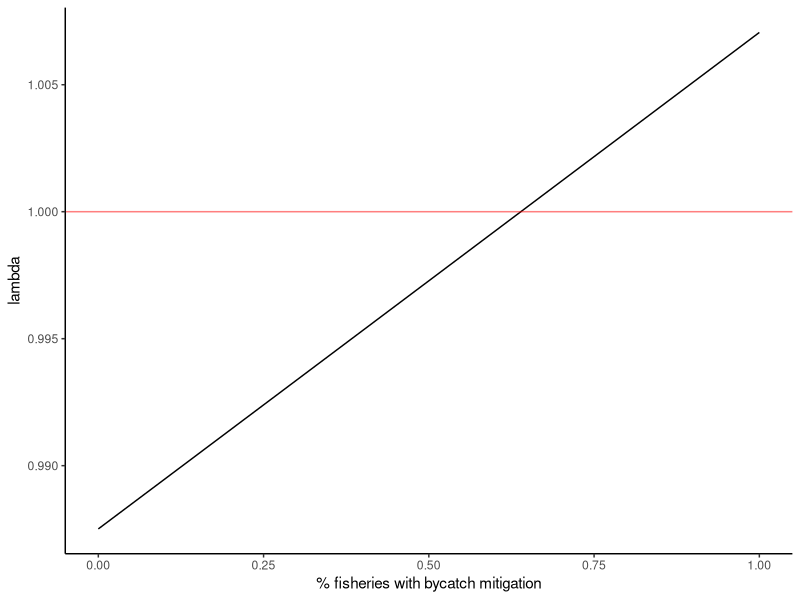
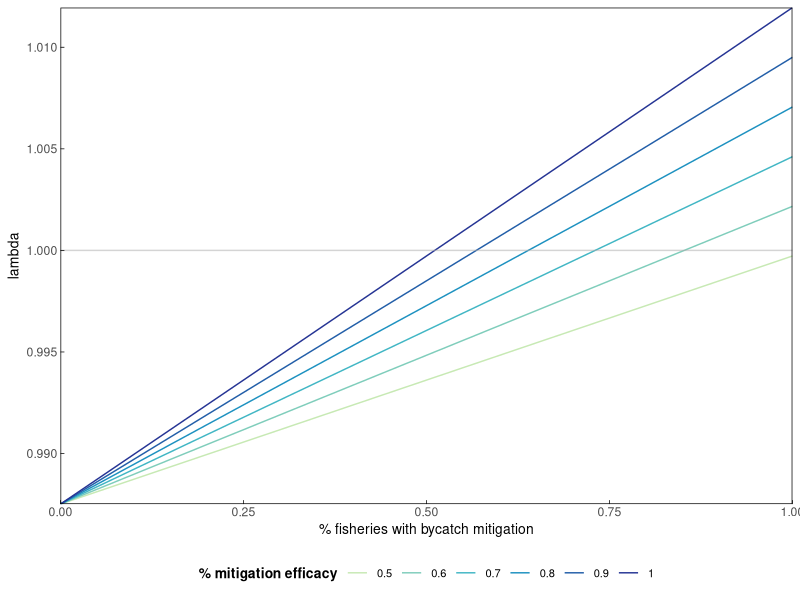
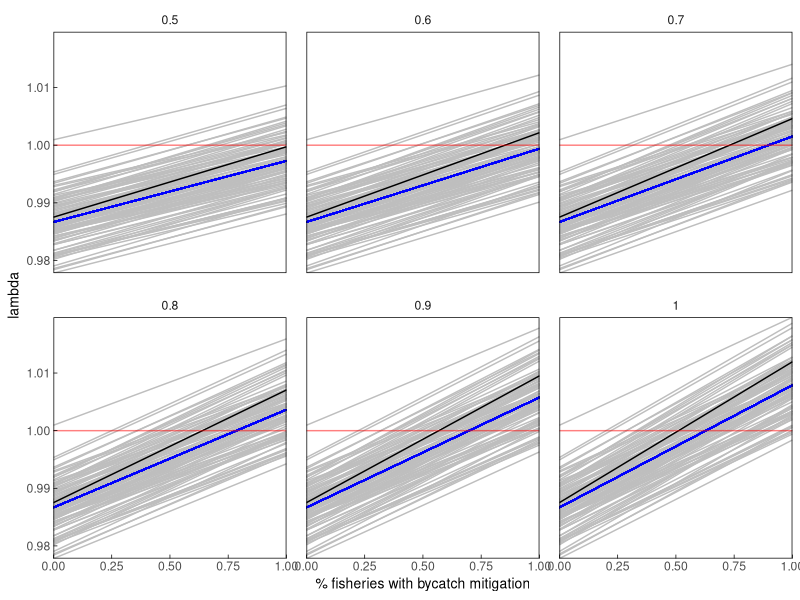

Recreate these plots in R, in order.
## ---- chunk 1
library(here)
library(tidyverse)
library(RColorBrewer)

#set up plotting theme
themeo <-theme_classic()+
  theme(strip.background = element_blank(),
        panel.grid.major = element_line(colour = "transparent"), 
        panel.grid.minor = element_line(colour = "transparent"),
        axis.line = element_blank(),
        axis.title = element_text(color = "black", size = 10),
        axis.ticks.length=unit(-0.1, "cm"),
        axis.ticks = element_line(color = "black", size = .25),
        axis.ticks.x = element_line(color = "black"),
        axis.ticks.y = element_line(color = "black"),
        panel.border = element_rect(colour = "black", fill=NA, size=.5),
        panel.spacing = unit(1, "lines"),
        legend.position = "bottom",
        legend.title = element_text(colour = "black", size = 10, face = "bold"),
        legend.text = element_text(color = "black", size =8)) #default legend position
## ---- chunk 2
#survival rates - drawn from Weimerskirch 1998 & rackete 2021
s_c <- 0.64 #chick+ fledgling survival year 0-1
s_cc <- 0.73 #conditional chick survival (disregarding parental survival) * calculated from other VR, not directly in literature
s_j <- 0.85 #juvenile survival year 1-3
s_i <- 0.92 #immature survival year 3-7
s_s <- 0.94 #subadult survival year 7-10
s_a <- 0.94 #adult survival year 10+
#males show senescence but females don't, so not including it here, though perhaps I should since it impacts breeding success?

#fecundity building blocks
#breeding success - drawn from Weimerskirch 1998 & Rackete 2021
bs_a <- 0.76 #adult breeding success

#breeding probability (biennial breeders) - adult rate drawn from Rackete 2021
bp_a <- 0.45 #adult breeding probability (biennial breeding, most breeding by age 10)

c <- 0.5# # of female chicks per year

#fecundity 
f_a <- bs_a*bp_a*c
## ---- chunk 3
#set up age-based matrix based on vital rates
#Age classes (years)  0-1         1-2    2-3    3-4    4-5    5-6    6-7    7-8        8-9        9-10  10+        
m <- matrix(data = c( 0,          0,    0,      0,     0,     0,     0,     0,         0,         0,     s_a^2*f_a, #0-1 
                      s_cc*s_a^2, 0,    0,      0,     0,     0,     0,     0,         0,         0,     0,         #1-2
                      0,          s_j,  0,      0,     0,     0,     0,     0,         0,         0,     0,         #2-3
                      0,          0,    s_j,    0,     0,     0,     0,     0,         0,         0,     0,         #3-4
                      0,          0,    0,      s_i,   0,     0,     0,     0,         0,         0,     0,         #4-5
                      0,          0,    0,      0,     s_i,   0,     0,     0,         0,         0,     0,         #5-6
                      0,          0,    0,      0,     0,     s_i,   0,     0,         0,         0,     0,         #6-7
                      0,          0,    0,      0,     0,     0,     s_i,   0,         0,         0,     0,         #7-8
                      0,          0,    0,      0,     0,     0,     0,     s_s,       0,         0,     0,         #8-9
                      0,          0,    0,      0,     0,     0,     0,     0,         s_s,       0,     0,         #9-10
                      0,          0,    0,      0,     0,     0,     0,     0,         0,         s_s,   s_a),      #10+
                   nrow = 11, byrow = TRUE) 
m
## ---- chunk 4
#deterministic growth rate (lambda)
#extract eigenvalues and lambda from the matrix 
m_eig <- eigen(m)
lambda <- as.numeric(m_eig$values[1])
lambda # this matches the ideal population growth rate in the table

#Stable state distribution
#extract and scale the right eigenvector 
SSD <- round(as.numeric(m_eig$vectors[,1]/sum(m_eig$vectors[,1])),3)
SSD

#extract reproductive values
RV <- as.numeric(eigen(t(m))$vectors[,1]/eigen(t(m))$vectors[1,1])
RV
## ---- chunk 5
#bycatch mortality rates
# ~25 - 35% of mortality has been attributed to bycatch (Cleeland et al 2021), 
# so I calculated the baseline mortality and divided by 4 (testing 33% now - /3)
m_j <- (1-s_j)/3
m_i <- (1-s_i)/3
m_s <- (1-s_s)/3
m_a <- (1-s_a)/3

mitigation_eff <- 0.8
## ---- chunk 6
bycatch_reductions <- data.frame(reduction = seq(0, 1, by =0.01),
                        lambda = NA)

for(i in 1:nrow(bycatch_reductions)){
  #New_surv = 1-((baseline_bycatch_mort*(1-mit_eff*mit_amount))+baseline_non_bycatch_mort)
  #new_surv = 1-(modified bycatch mortality + baseline non-bycatch mortality)
  n_s_j <- 1-((m_j*(1-(mitigation_eff*bycatch_reductions$reduction[i])))+(m_j*2)) 
  n_s_i <- 1-((m_i*(1-(mitigation_eff*bycatch_reductions$reduction[i])))+(m_i*2))
  n_s_s <- 1-((m_s*(1-(mitigation_eff*bycatch_reductions$reduction[i])))+(m_s*2))
  n_s_a <- 1-((m_a*(1-(mitigation_eff*bycatch_reductions$reduction[i])))+(m_s*2))
  

  #Age classes (years)  0-1         1-2     2-3     3-4     4-5     5-6     6-7     7-8     8-9     9-10    10+        
n_m <- matrix(data = c( 0,          0,      0,      0,      0,      0,      0,      0,      0,      0,      n_s_a^2*f_a,  #0-1 
                      s_cc*s_a^2,   0,      0,      0,      0,      0,      0,      0,      0,      0,      0,            #1-2
                      0,            n_s_j,  0,      0,      0,      0,      0,      0,      0,      0,      0,            #2-3
                      0,            0,      n_s_j,  0,      0,      0,      0,      0,      0,      0,      0,            #3-4
                      0,            0,      0,      n_s_i,  0,      0,      0,      0,      0,      0,      0,            #4-5
                      0,            0,      0,      0,      n_s_i,  0,      0,      0,      0,      0,      0,            #5-6
                      0,            0,      0,      0,      0,      n_s_i,  0,      0,      0,      0,      0,            #6-7
                      0,            0,      0,      0,      0,      0,      n_s_i,  0,      0,      0,      0,            #7-8
                      0,            0,      0,      0,      0,      0,      0,      n_s_s,  0,      0,      0,            #8-9
                      0,            0,      0,      0,      0,      0,      0,      0,      n_s_s,  0,      0,            #9-10
                      0,            0,      0,      0,      0,      0,      0,      0,      0,     n_s_s,   n_s_a),       #10+
                   nrow = 11, byrow = TRUE) 
n_m

#extract eigenvalues and lambda from the matrix 
  n_m_eig <- eigen(n_m)
  lambda_n <- as.numeric(n_m_eig$values[1])
  bycatch_reductions$lambda[i] <- lambda_n 

}
## ---- chunk 7
ggplot(bycatch_reductions)+
  geom_line(aes(x=reduction, y=as.numeric(lambda)))+
  geom_hline(aes(yintercept = 1), color = "red", alpha =0.5)+ 
  # geom_vline(aes(xintercept = 0.66), color = "red", alpha =0.5)+ #illegal vs legal fishing transition
  # geom_vline(aes(xintercept = 0.33), color = "red", alpha =0.5)+ #illegal vs legal fishing transition
  labs(x="% fisheries with bycatch mitigation", y="lambda")+
  theme_classic()
## ---- chunk 8
bycatch_reductions2 <- seq(0, 1, by =0.01)
mitigation_eff_range <- seq(0.5,1, by  = 0.1)
output <- matrix(nrow = length(bycatch_reductions2), ncol = length(mitigation_eff_range)) %>% as.data.frame() 

for(k in 1:length(mitigation_eff_range)){
  mit_eff <- mitigation_eff_range[k]
  
  for(i in 1:length(bycatch_reductions2)){
  
  n_s_j <- 1-((m_j*(1-(mit_eff*bycatch_reductions2[i])))+(m_j*2))
  n_s_i <- 1-((m_i*(1-(mit_eff*bycatch_reductions2[i])))+(m_i*2))
  n_s_s <- 1-((m_s*(1-(mit_eff*bycatch_reductions2[i])))+(m_s*2))
  n_s_a <- 1-((m_a*(1-(mit_eff*bycatch_reductions2[i])))+(m_s*2))
  
  
  
  #Age classes (years)  0-1         1-2     2-3     3-4     4-5     5-6     6-7     7-8     8-9      9-10     10+        
n_m <- matrix(data = c( 0,          0,      0,      0,      0,      0,      0,      0,      0,       0,       n_s_a^2*f_a,  #0-1 
                      s_cc*s_a^2,   0,      0,      0,      0,      0,      0,      0,      0,       0,       0,            #1-2
                      0,            n_s_j,  0,      0,      0,      0,      0,      0,      0,       0,       0,            #2-3
                      0,            0,      n_s_j,  0,      0,      0,      0,      0,      0,       0,       0,            #3-4
                      0,            0,      0,      n_s_i,  0,      0,      0,      0,      0,       0,       0,            #4-5
                      0,            0,      0,      0,      n_s_i,  0,      0,      0,      0,       0,       0,            #5-6
                      0,            0,      0,      0,      0,      n_s_i,  0,      0,      0,       0,       0,            #6-7
                      0,            0,      0,      0,      0,      0,      n_s_i,  0,      0,       0,       0,            #7-8
                      0,            0,      0,      0,      0,      0,      0,      n_s_s,  0,       0,       0,            #8-9
                      0,            0,      0,      0,      0,      0,      0,      0,      n_s_s,   0,       0,            #9-10
                      0,            0,      0,      0,      0,      0,      0,      0,      0,       n_s_s,   n_s_a),       #10+
                   nrow = 11, byrow = TRUE) 
n_m

  #extract eigenvalues and lambda from the matrix 
  n_m_eig <- eigen(n_m)
  lambda_n <- as.numeric(n_m_eig$values[1])
  output[i,k] <- lambda_n 

}
}

## ---- chunk 9
oldnames = c("V1","V2","V3","V4" ,"V5", "V6")
newnames = c("0.5", "0.6", "0.7", "0.8", "0.9", "1")

output<- output %>% 
  rename_with(~ newnames[which(oldnames == .x)], .cols = oldnames)

output$bycatch_reductions <- bycatch_reductions2

output_l <- output %>% 
  pivot_longer(cols = !bycatch_reductions,names_to = "mit_eff", values_to = "lambda")

output_l$mit_eff <- as.numeric(output_l$mit_eff)
## ---- chunk 10
ggplot(output_l)+
  geom_line(aes(x=bycatch_reductions, y=lambda, group = factor(mit_eff), color = factor(mit_eff)))+
   geom_hline(aes(yintercept = 1), color = "darkgrey", alpha =0.5)+ 
  # geom_vline(aes(xintercept = 0.66), color = "red", alpha =0.5)+ #illegal vs legal fishing transition
  # geom_vline(aes(xintercept = 0.33), color = "red", alpha =0.5)+ #illegal vs legal fishing transition
  labs(x="% fisheries with bycatch mitigation", y="lambda", color = "% mitigation efficacy")+
  themeo+
  guides(colour = guide_legend(nrow = 1))+
  coord_cartesian(expand=FALSE)+
  scale_color_manual(values=c("#c7e9b4", "#7fcdbb", "#41b6c4", "#1d91c0", "#225ea8", "#253494"))
## ---- chunk 11

#set mean, CI for each vital rate, use these to pull VR rates within beta distribution
#s_c2
s_c2mean <-0.64
s_c2upper_CI <- 0.65
s_c2lower_CI <- 0.63
  
s_c2SE <- (s_c2upper_CI - s_c2lower_CI) / 3.92

s_c2var <- s_c2SE^2

s_c2alpha = s_c2mean * ((1 - s_c2mean) / s_c2var - 1 / s_c2mean)
s_c2beta = (1 - s_c2mean) * ((1 -s_c2mean) /s_c2var - 1 / (1 - s_c2mean))

#s_cc2
s_cc2mean <-0.73
s_cc2upper_CI <- 0.74
s_cc2lower_CI <- 0.72
  
s_cc2SE <- (s_cc2upper_CI - s_cc2lower_CI) / 3.92

s_cc2var <- s_cc2SE^2

s_cc2alpha = s_cc2mean * ((1 - s_cc2mean) / s_cc2var - 1 / s_cc2mean)
s_cc2beta = (1 - s_cc2mean) * ((1 -s_cc2mean) /s_cc2var - 1 / (1 - s_cc2mean))

#s_j2
#s_j2mean <-0.825
s_j2mean <-0.85
s_j2upper_CI <- 0.85
s_j2lower_CI <- 0.8
  
s_j2SE <- (s_j2upper_CI - s_j2lower_CI) / 3.92

s_j2var <- s_j2SE^2

s_j2alpha = s_j2mean * ((1 - s_j2mean) / s_j2var - 1 / s_j2mean)
s_j2beta = (1 - s_j2mean) * ((1 -s_j2mean) /s_j2var - 1 / (1 - s_j2mean))

# s_i2
 #s_i2mean <-0.925
 s_i2mean <-0.92
 s_i2upper_CI <- 0.94
 s_i2lower_CI <- 0.91
  
 s_i2SE <- ( s_i2upper_CI -  s_i2lower_CI) / 3.92

 s_i2var <-  s_i2SE^2

 s_i2alpha =  s_i2mean * ((1 -  s_i2mean) /  s_i2var - 1 /  s_i2mean)
 s_i2beta = (1 -  s_i2mean) * ((1 - s_i2mean) / s_i2var - 1 / (1 -  s_i2mean))
 
# s_s2
 #s_s2mean <-0.944
 s_s2mean <-0.94
 s_s2upper_CI <- 0.95
 s_s2lower_CI <- 0.94
  
 s_s2SE <- ( s_s2upper_CI -  s_s2lower_CI) / 3.92

 s_s2var <-  s_s2SE^2

 s_s2alpha =  s_s2mean * ((1 -  s_s2mean) /  s_s2var - 1 /  s_s2mean)
 s_s2beta = (1 -  s_s2mean) * ((1 - s_s2mean) / s_s2var - 1 / (1 -  s_s2mean))
 
 # s_a2
 #s_a2mean <-0.945
  s_a2mean <-0.94
 s_a2upper_CI <- 0.95
 s_a2lower_CI <- 0.94
  
 s_a2SE <- ( s_a2upper_CI -  s_a2lower_CI) / 3.92

 s_a2var <-  s_a2SE^2

 s_a2alpha =  s_a2mean * ((1 -  s_a2mean) /  s_a2var - 1 /  s_a2mean)
 s_a2beta = (1 -  s_a2mean) * ((1 - s_a2mean) / s_a2var - 1 / (1 -  s_a2mean))

 
  # bs_a2
 bs_a2mean <-0.76
 bs_a2upper_CI <- 0.8
 bs_a2lower_CI <- 0.68
  
 bs_a2SE <- ( bs_a2upper_CI -  bs_a2lower_CI) / 3.92

 bs_a2var <-  bs_a2SE^2

 bs_a2alpha =  bs_a2mean * ((1 -  bs_a2mean) /  bs_a2var - 1 /  bs_a2mean)
 bs_a2beta = (1 -  bs_a2mean) * ((1 - bs_a2mean) / bs_a2var - 1 / (1 -  bs_a2mean))
 
 
   # bp_a2
 bp_a2mean <-0.45
 bp_a2upper_CI <- 0.7
 bp_a2lower_CI <- 0.4
  
 bp_a2SE <- ( bp_a2upper_CI -  bp_a2lower_CI) / 3.92

 bp_a2var <-  bp_a2SE^2

 bp_a2alpha =  bp_a2mean * ((1 -  bp_a2mean) /  bp_a2var - 1 /  bp_a2mean)
 bp_a2beta = (1 -  bp_a2mean) * ((1 - bp_a2mean) / bp_a2var - 1 / (1 -  bp_a2mean))
 

## ---- chunk 12

full_output <- vector("list", 6)
bycatch_reductions2 <- seq(0, 1, by =0.01)
mitigation_eff_range <- seq(0.5,1, by  = 0.1)
sims = 1:100

set.seed(123)

for(k in 1:length(mitigation_eff_range)){
  mit_eff <- mitigation_eff_range[k]
  
  output2 <- matrix(nrow = length(bycatch_reductions2), ncol = length(sims)) %>% as.data.frame() 
  
for(j in 1:length(sims)){
    
    set.seed(j)
  
    s_c2 <- random_values <- rbeta(n = 1, shape1 = s_c2alpha, shape2 = s_c2beta) #chick+ fledgling survival year 0-1 - 0.64 
    s_cc2 <- random_values <- rbeta(n = 1, shape1 = s_cc2alpha, shape2 = s_cc2beta) # conditional chick+ fledgling survival year 0-1 - 0.64 
    s_j2 <- random_values <- rbeta(n = 1, shape1 = s_j2alpha, shape2 = s_j2beta)#juvenile survival year 1-3 -  0.8 
    s_i2 <- random_values <- rbeta(n = 1, shape1 = s_i2alpha, shape2 = s_i2beta) #immature survival year 3-7 -  0.92
    s_s2 <- random_values <- rbeta(n = 1, shape1 = s_s2alpha, shape2 = s_s2beta) #subadult survival year 7-10 - 0.94
    s_a2 <- random_values <- rbeta(n = 1, shape1 = s_a2alpha, shape2 = s_a2beta) #adult survival year 10+ - 0.94

    bs_a2 <- random_values <- rbeta(n = 1, shape1 = bs_a2alpha, shape2 = bs_a2beta) #adult breeding success - 0.8 
    bp_a2 <- random_values <- rbeta(n = 1, shape1 = bp_a2alpha, shape2 = bp_a2beta)  #adult breeding probablity (biennial breeding, most breeding by age 10) - 0.45
    c2 <- 0.5# # of female chicks per year
    f_a2 <- bp_a2*c2*s_cc2 #fecundity

    
    which1 <- as.numeric(sample(c(3,4), size=1, replace = TRUE))  #select whether to partition mortality into 3 sections (33% = bycatch) or 4 (25%=bycatch)
    m_j2 <- (1-s_j2)/which1 # divide total mortality by 3 or 4 to get bycatch mortality
    o_m_j2 <- m_j2*(which1-1) #multiply bycatch by 1-(3 or 4) to get non-bycatch mortality

    which2 <- as.numeric(sample(c(3,4), size=1, replace = TRUE))
    m_i2 <- (1-s_i2)/which2
    o_m_i2 <- m_i2*(which2-1)

    which3 <- as.numeric(sample(c(3,4), size=1, replace = TRUE))
    m_s2 <- (1-s_s2)/which3
    o_m_s2 <- m_s2*(which3-1)

    which4 <- as.numeric(sample(c(3,4), size=1, replace = TRUE))
    m_a2 <- (1-s_a2)/which4
    o_m_a2 <- m_a2*(which4-1)
    
    
for(i in 1:length(bycatch_reductions2)){
  
  #calculate new survival rates = 1-(bycatch mortality*(1-efficacy of intervention action * proportion of fishery implementing intervention actions))+mortality remainder)
  n_s_j2 <- 1-((m_j2*(1-(mit_eff*bycatch_reductions2[i])))+(o_m_j2))
  n_s_i2 <- 1-((m_i2*(1-(mit_eff*bycatch_reductions2[i])))+(o_m_i2))
  n_s_s2 <- 1-((m_s2*(1-(mit_eff*bycatch_reductions2[i])))+(o_m_s2))
  n_s_a2 <- 1-((m_a2*(1-(mit_eff*bycatch_reductions2[i])))+(o_m_a2))
  
  
  #Age classes (years)  0-1         1-2       2-3      3-4     4-5      5-6      6-7      7-8      8-9      9-10     10+        
n_m2 <- matrix(data = c( 0,          0,       0,       0,      0,       0,       0,       0,       0,       0,       n_s_a2^2*f_a2,  #0-1 
                      s_cc2*s_a2^2,  0,       0,       0,      0,       0,       0,       0,       0,       0,       0,              #1-2
                      0,             n_s_j2,  0,       0,      0,       0,       0,       0,       0,       0,       0,              #2-3
                      0,             0,       n_s_j2,  0,      0,       0,       0,       0,       0,       0,       0,              #3-4
                      0,             0,       0,       n_s_i2, 0,       0,       0,       0,       0,       0,       0,              #4-5
                      0,             0,       0,       0,      n_s_i2,  0,       0,       0,       0,       0,       0,              #5-6
                      0,             0,       0,       0,      0,       n_s_i2,  0,       0,       0,       0,       0,              #6-7
                      0,             0,       0,       0,      0,       0,       n_s_i2,  0,       0,       0,       0,              #7-8
                      0,             0,       0,       0,      0,       0,       0,       n_s_s2,  0,       0,       0,              #8-9
                      0,             0,       0,       0,      0,       0,       0,       0,       n_s_s2,  0,       0,              #9-10
                      0,             0,       0,       0,      0,       0,       0,       0,       0,       n_s_s2,  n_s_a2),        #10+
                   nrow = 11, byrow = TRUE) 
n_m2
  
  #extract eigenvalues and lambda from the matrix 
  n_m_eig2 <- eigen(n_m2)
  lambda_n2 <- as.numeric(n_m_eig2$values[1])
  output2[i,j] <- lambda_n2 
  output2 <- as.data.frame(output2)
  output2$mitigation_efficacy <- mit_eff
  output2$bycatch_reduction <- bycatch_reductions2
    
 full_output[[k]] <- output2

}
}
}

full_output[[1]]

 
sim_results <- full_output[[1]]
sim_results$quantile5 <-  apply(sim_results[1:100], 1, quantile, (probs =c(0.05)))
sim_results$quantile95 <-  apply(sim_results[1:100], 1, quantile, (probs =c(0.95)))
## ---- chunk 13
mitigation_eff_range #0.5 0.6 0.7 0.8 0.9 1.0

mit05_l <- full_output[[1]] %>% 
  pivot_longer(cols = starts_with("V"), names_to = "simrun", values_to = "lambda")
mit06_l <- full_output[[2]] %>% 
  pivot_longer(cols = starts_with("V"), names_to = "simrun", values_to = "lambda")
mit07_l <- full_output[[3]] %>% 
  pivot_longer(cols = starts_with("V"), names_to = "simrun", values_to = "lambda")
mit08_l <- full_output[[4]] %>% 
  pivot_longer(cols = starts_with("V"), names_to = "simrun", values_to = "lambda")
mit09_l <- full_output[[5]] %>% 
  pivot_longer(cols = starts_with("V"), names_to = "simrun", values_to = "lambda")
mit1_l <- full_output[[6]] %>% 
  pivot_longer(cols = starts_with("V"), names_to = "simrun", values_to = "lambda")

fulldat <- rbind(mit05_l,mit06_l,mit07_l,mit08_l,mit09_l,mit1_l)
fulldat$mitsim <- paste(fulldat$mitigation_efficacy, fulldat$simrun)

mit05 <- full_output[[1]] 
mit06 <- full_output[[2]] 
mit07 <- full_output[[3]] 
mit08 <- full_output[[4]] 
mit09 <- full_output[[5]] 
mit1 <- full_output[[6]] 

full_dat_w <- rbind(mit05,mit06,mit07,mit08,mit09,mit1)
full_dat_w$quantile5 <-  apply(full_dat_w[1:100], 1, quantile, (probs =c(0.05)))
full_dat_w$quantile95 <-  apply(full_dat_w[1:100], 1, quantile, (probs =c(0.95)))
full_dat_w$mitsim <- paste(full_dat_w$mitigation_efficacy, full_dat_w$simrun)

## ---- chunk 14

output_l$mitigation_efficacy <- output_l$mit_eff
fulldat <- fulldat %>% group_by(mitigation_efficacy, bycatch_reduction) %>% mutate(mean_lambda = mean(lambda)) %>% ungroup()

ggplot(fulldat)+
  geom_line(aes(x=bycatch_reduction, y=lambda, group = simrun), color = "grey")+
  geom_line(aes(x=bycatch_reduction, y=mean_lambda, group = simrun), color = "blue")+
  geom_line(data = output_l, aes(x=bycatch_reductions, y=lambda))+
  geom_hline(aes(yintercept = 1), color = "red", alpha =0.5)+ 
  # geom_vline(aes(xintercept = 0.66), color = "red", alpha =0.5)+ #illegal vs legal fisheries transition
  # geom_vline(aes(xintercept = 0.33), color = "red", alpha =0.5)+ #illegal vs legal fisheries transition
  labs(x="% fisheries with bycatch mitigation", y="lambda")+
  facet_wrap(~mitigation_efficacy)+
  themeo+
  coord_cartesian(expand=FALSE)


## ---- chunk 15
fig2_nowidowing <- ggplot(full_dat_w)+
  geom_line(aes(x=bycatch_reduction, y=quantile5), color = "grey")+
  geom_line(aes(x=bycatch_reduction, y=quantile95), color = "grey")+
  geom_ribbon(aes(x=bycatch_reduction, ymin=quantile5, ymax=quantile95), color = "lightgrey", alpha =0.25)+
  geom_line(data = fulldat, aes(x=bycatch_reduction, y=mean_lambda, group = simrun), color = "blue")+ #mean VR
  geom_line(data = output_l, aes(x=bycatch_reductions, y=lambda))+ #"best" VR
  geom_hline(aes(yintercept = 1), color = "red", alpha =0.5)+ 
  # geom_vline(aes(xintercept = 0.66), color = "red", alpha =0.5)+ #illegal vs legal fisheries transition
  # geom_vline(aes(xintercept = 0.33), color = "red", alpha =0.5)+ #illegal vs legal fisheries transition
  labs(x="% fisheries with bycatch mitigation", y="lambda")+
  facet_wrap(~mitigation_efficacy)+
  themeo+
  coord_cartesian(expand=FALSE)

 # ggsave(fig2_nowidowing, path ="/Users/sarahbecker/Dropbox/CU_ENVS/Classes/Spring2022/ENVS_5100_QuantConsBiol/project/w_albatross_demo_wd",   file="fig2_nowidowing.png")
## ---- chunk 16
fig2_nowidowingb <- ggplot(full_dat_w)+
  geom_line(aes(x=bycatch_reduction, y=quantile5), color = "grey")+
  geom_line(aes(x=bycatch_reduction, y=quantile95), color = "grey")+
  geom_ribbon(aes(x=bycatch_reduction, ymin=quantile5, ymax=quantile95,color = factor(mitigation_efficacy),fill  = factor(mitigation_efficacy)), alpha =0.25)+
  geom_line(data = fulldat, aes(x=bycatch_reduction, y=mean_lambda, group = simrun), color = "blue")+ #mean vR
  # geom_line(data = output_l, aes(x=bycatch_reductions, y=lambda))+ #"best" VR
  geom_hline(aes(yintercept = 1), color = "#525252", alpha =0.5)+ 
  # geom_vline(aes(xintercept = 0.66), color = "red", alpha =0.5)+ #illegal vs legal fisheries transition
  # geom_vline(aes(xintercept = 0.33), color = "red", alpha =0.5)+ #illegal vs legal fisheries transition
  labs(x="% fisheries with bycatch mitigation", y="lambda", fill = "mitigation efficacy", color = "mitigation efficacy")+
  geom_vline(aes(xintercept = 0.66), color = "#a50f15", alpha =0.5)+
  # geom_vline(aes(xintercept = 0.6), color = "#a50f15", alpha =0.25)+ #variation around illegal vs legal fishing transition
  # geom_vline(aes(xintercept = 0.72), color = "#a50f15", alpha =0.25)+ #variation around illegal vs legal fishing transition
  facet_wrap(~mitigation_efficacy, nrow =1)+
  themeo+
  guides(colour = guide_legend(nrow = 1))+
  coord_cartesian(expand=FALSE)+
  scale_x_continuous(breaks = c(0, 0.25, 0.5, 0.75, 1), labels=(c("0", "0.25", "0.5", "0.75", "1")))+
  scale_color_manual(values=c("#c7e9b4", "#7fcdbb", "#41b6c4", "#1d91c0", "#225ea8", "#253494"))+
  scale_fill_manual(values=c("#c7e9b4", "#7fcdbb", "#41b6c4", "#1d91c0", "#225ea8", "#253494"))

# ggsave(fig2_nowidowingb, path ="/Users/sarahbecker/Dropbox/CU_ENVS/Classes/Spring2022/ENVS_5100_QuantConsBiol/project/w_albatross_demo_wd",  file="fig2_nowidowingb.png", width = 14, height = 3.5, units = "in")
## ---- chunk 17
 fig2_nowidowingc <- ggplot(full_dat_w)+
  geom_line(aes(x=bycatch_reduction, y=quantile5), color = "grey")+
  geom_line(aes(x=bycatch_reduction, y=quantile95), color = "grey")+
  geom_ribbon(aes(x=bycatch_reduction, ymin=quantile5, ymax=quantile95,color = factor(mitigation_efficacy),fill  = factor(mitigation_efficacy)), alpha =0.25)+
  # geom_line(data = output_l, aes(x=bycatch_reductions, y=lambda))+ #"best" VR
  geom_line(data = fulldat, aes(x=bycatch_reduction, y=mean_lambda, group = simrun), color = "blue")+ #mean VR
  geom_hline(aes(yintercept = 1), color = "#525252", alpha =0.5)+ 
  labs(x="% fisheries with bycatch mitigation", y="lambda")+
  facet_wrap(~mitigation_efficacy, nrow = 1)+
  themeo+
  guides(colour = guide_legend(nrow = 1))+
  coord_cartesian(expand=FALSE)+
  scale_color_manual(values=c("#c7e9b4", "#7fcdbb", "#41b6c4", "#1d91c0", "#225ea8", "#253494"))+
  scale_fill_manual(values=c("#c7e9b4", "#7fcdbb", "#41b6c4", "#1d91c0", "#225ea8", "#253494"))

# ggsave(fig2_nowidowingc, path ="/Users/sarahbecker/Dropbox/CU_ENVS/Classes/Spring2022/ENVS_5100_QuantConsBiol/project/w_albatross_demo_wd", file="fig2_nowidowingc.png",width = 14, height = 3.5, units = "in")
## ---- chunk 18
fig2_nowidowingd <- ggplot(full_dat_w)+
  geom_line(aes(x=bycatch_reduction, y=quantile5), color = "grey")+
  geom_line(aes(x=bycatch_reduction, y=quantile95), color = "grey")+
  geom_ribbon(aes(x=bycatch_reduction, ymin=quantile5, ymax=quantile95,color = factor(mitigation_efficacy),fill  = factor(mitigation_efficacy)), alpha =0.25)+
  # geom_line(data = output_l, aes(x=bycatch_reductions, y=lambda))+ #"best" VR
  geom_line(data = fulldat, aes(x=bycatch_reduction, y=mean_lambda, group = simrun), color = "blue")+ #mean VR
  geom_hline(aes(yintercept = 1), color = "#525252", alpha =0.5)+ 
  labs(x="% fisheries with bycatch mitigation", y="lambda", color = "mitigation efficacy")+
  geom_vline(aes(xintercept = 0.33), color = "#a50f15", alpha =0.5)+
  facet_wrap(~mitigation_efficacy, nrow = 1)+
  themeo+
  guides(colour = guide_legend(nrow = 1))+
  coord_cartesian(expand=FALSE)+
  scale_color_manual(values=c("#c7e9b4", "#7fcdbb", "#41b6c4", "#1d91c0", "#225ea8", "#253494"))+
  scale_fill_manual(values=c("#c7e9b4", "#7fcdbb", "#41b6c4", "#1d91c0", "#225ea8", "#253494"))

 #ggsave(fig2_nowidowingd, path ="/Users/sarahbecker/Dropbox/CU_ENVS/Classes/Spring2022/ENVS_5100_QuantConsBiol/project/w_albatross_demo_wd",   file="fig2_nowidowingd.png",width = 14, height = 3.5, units = "in")
## ---- chunk 19
fig1_nowidowing <- ggplot(full_dat_w)+
  geom_ribbon(aes(x=bycatch_reduction, ymin=quantile5, ymax=quantile95, color = factor(mitigation_efficacy),fill  = factor(mitigation_efficacy)), alpha =0.25)+
  geom_line(data = bycatch_reductions, aes(x=reduction, y=as.numeric(lambda)))+
  geom_hline(aes(yintercept = 1), color = "#525252")+ 
  labs(x="% fisheries with bycatch mitigation", y="lambda", color = "mitigation efficacy", fill = "mitigation efficacy")+
  themeo+
  guides(colour = guide_legend(nrow = 1))+
  coord_cartesian(expand=FALSE)+
  scale_color_manual(values=c("#c7e9b4", "#7fcdbb", "#41b6c4", "#1d91c0", "#225ea8", "#253494"))+
  scale_fill_manual(values=c("#c7e9b4", "#7fcdbb", "#41b6c4", "#1d91c0", "#225ea8", "#253494"))

 #ggsave(fig1_nowidowing, path ="/Users/sarahbecker/Dropbox/CU_ENVS/Classes/Spring2022/ENVS_5100_QuantConsBiol/project/w_albatross_demo_wd",   file="fig1_nowidowing.png")
## ---- chunk 20
fig1_nowidowing_illegal <- ggplot(full_dat_w)+
  geom_ribbon(aes(x=bycatch_reduction, ymin=quantile5, ymax=quantile95, color = factor(mitigation_efficacy),fill  = factor(mitigation_efficacy)), alpha =0.25)+
  geom_line(data = bycatch_reductions, aes(x=reduction, y=as.numeric(lambda)))+
  geom_hline(aes(yintercept = 1), color = "#525252")+ 
  geom_vline(aes(xintercept = 0.34), color = "#a50f15", alpha =0.5)+
  geom_vline(aes(xintercept = 0.28), color = "#a50f15", alpha =0.25)+
  geom_vline(aes(xintercept = 0.40), color = "#a50f15", alpha =0.25)+
  labs(x="% fisheries with bycatch mitigation", y="lambda", color = "mitigation efficacy", fill = "mitigation efficacy")+
  themeo+
  guides(colour = guide_legend(nrow = 1))+
  coord_cartesian(expand=FALSE)+
  scale_color_manual(values=c("#c7e9b4", "#7fcdbb", "#41b6c4", "#1d91c0", "#225ea8", "#253494"))+
  scale_fill_manual(values=c("#c7e9b4", "#7fcdbb", "#41b6c4", "#1d91c0", "#225ea8", "#253494"))

#ggsave(fig1_nowidowing_illegal, path ="/Users/sarahbecker/Dropbox/CU_ENVS/Classes/Spring2022/ENVS_5100_QuantConsBiol/project/w_albatross_demo_wd",  file="fig1_nowidowing_illegal.png")
## ---- chunk 21
fig1_nowidowing_legal <- ggplot(full_dat_w)+
  geom_ribbon(aes(x=bycatch_reduction, ymin=quantile5, ymax=quantile95, color = factor(mitigation_efficacy),fill  = factor(mitigation_efficacy)), alpha =0.25)+
  geom_line(data = bycatch_reductions, aes(x=reduction, y=as.numeric(lambda)))+
  geom_hline(aes(yintercept = 1), color = "#525252")+ 
  geom_vline(aes(xintercept = 0.66), color = "#a50f15", alpha =0.5)+
  geom_vline(aes(xintercept = 0.6), color = "#a50f15", alpha =0.25)+
  geom_vline(aes(xintercept = 0.72), color = "#a50f15", alpha =0.25)+
  labs(x="% fisheries with bycatch mitigation", y="lambda", color = "mitigation efficacy", fill = "mitigation efficacy")+
  themeo+
  guides(colour = guide_legend(nrow = 1))+
  coord_cartesian(expand=FALSE)+
  scale_color_manual(values=c("#c7e9b4", "#7fcdbb", "#41b6c4", "#1d91c0", "#225ea8", "#253494"))+
  scale_fill_manual(values=c("#c7e9b4", "#7fcdbb", "#41b6c4", "#1d91c0", "#225ea8", "#253494"))

#ggsave(fig1_nowidowing_legal, path ="/Users/sarahbecker/Dropbox/CU_ENVS/Classes/Spring2022/ENVS_5100_QuantConsBiol/project/w_albatross_demo_wd",  file="fig1_nowidowing_legal.png")
